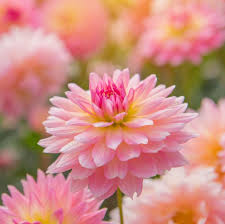
#> input picture DIP_burge/assets/flower.jpg, 225 x 224 px, found by its file name
$ jupyter execute --allow-errors filter.ipynb
#> lines starting #> are read from the running program, lines starting #| are printed output that depends on the picture
ref. https://sandipanweb.wordpress.com/2017/05/12/some-image-processing-and-computational-photography-convolution-and-filtering-in-python/

[cell 1]
import cv2
import matplotlib.pyplot as plt
import numpy as np
import os
import math
import seaborn as sns
from scipy import signal
from matplotlib.colors import LogNorm, Normalize

[cell 2]
img_path = "D:\image_processing_practice\DIP_gonzalez\DIP3E_Problem_Figures\CH03_Problem_Figures\FigP0321(a).tif"

[cell 3]
def make_gauss_kernel_1d(extra_size, sigma):
#> called with extra_size = 1.67, sigma = 3
    center = (int)(extra_size*sigma) # avoid visible truncation error
    # center = sigma
    h = np.zeros(2*center+1).astype(float)
    variance = sigma ** 2
    for i in range(h.shape[0]):
        r = center - i
        h[i] = math.exp(-0.5*(r*r)/(variance))
    return h

[cell 4]
sd = 3
gaussian_1d_a = np.expand_dims(make_gauss_kernel_1d(5/3, sd), axis=1)
gaussian_1d_b = np.expand_dims(make_gauss_kernel_1d(5/3, sd), axis=1)
gaussian_2d = gaussian_1d_a @ gaussian_1d_b.T
print(gaussian_2d.shape)

[cell 5]
plt.figure(figsize = (15,8))
sns.heatmap(gaussian_2d/50, annot=True, fmt='.3f')
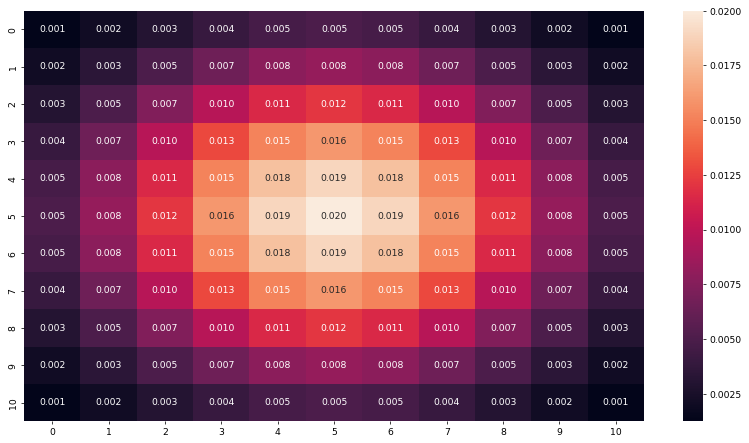
#> figure drawn by matplotlib, 2 panels

## Check whether gaussian_2d is a linear filter.

[cell 6]
dirac_delta_2d = signal.unit_impulse((11,11),"mid")

[cell 7]
impulse_response = signal.convolve2d(dirac_delta_2d, gaussian_2d, mode="same")

[cell 8]
np.allclose(impulse_response, gaussian_2d) # gaussian_2d is a linear filter

[cell 9]
# [6 lines of commented-out code are left out]

## Image Smoothing

#> (a cell that did not finish here is left out)

#> (a cell that did not finish here is left out)

#> (a cell that did not finish here is left out)

#> (a cell that did not finish here is left out)

## Image Sharpening

[cell 14]
double_scaled_dirac_2d = 2*dirac_delta_2d
sharpen_gaussian_2d = double_scaled_dirac_2d - (gaussian_2d/50)

[cell 15]
plt.figure(figsize = (10,5))
sns.heatmap(sharpen_gaussian_2d, annot=True, fmt='.3f')
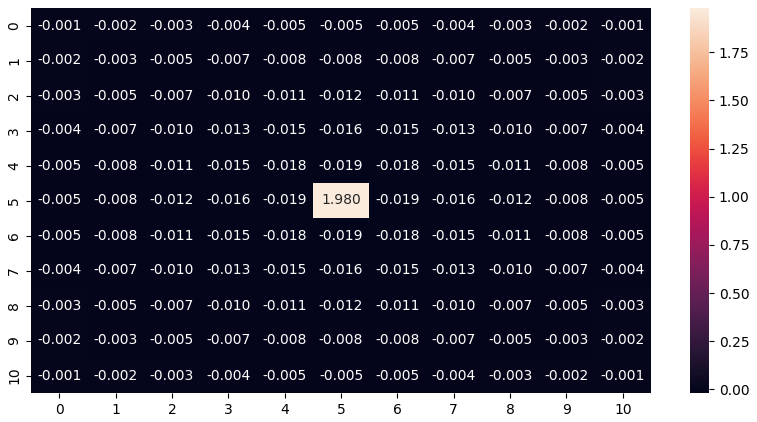
#> figure drawn by matplotlib, 2 panels

#> (a cell that did not finish here is left out)

#> (a cell that did not finish here is left out)

## Play with Flower

https://stackoverflow.com/questions/58383477/how-to-create-a-python-convolution-kernel

[cell 18]
flower = plt.imread(r"D:\image_processing_practice\code_practice\DIP_burge\assets\flower.jpg")
#> flower is the input picture: shape (224, 225, 3); mean R, G, B 206.6, 140.2, 130.9
plt.imshow(flower)
plt.show()

[cell 19]
sharpened_flower = cv2.filter2D(flower, -1, sharpen_gaussian_2d, borderType=cv2.BORDER_CONSTANT)
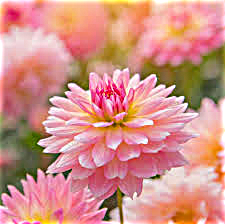
#> sharpened_flower: shape (224, 225, 3); mean R, G, B 210.3, 144.5, 134.9
print(sharpened_flower.shape)
#| (224, 225, 3)
plt.imshow(sharpened_flower)
plt.show()

[cell 20]
smooth_flower = cv2.filter2D(flower, -1, gaussian_2d/50, borderType=cv2.BORDER_CONSTANT)
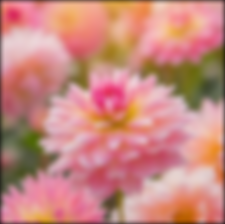
#> smooth_flower: shape (224, 225, 3); mean R, G, B 200.3, 135.9, 127
print(smooth_flower.shape)
#| (224, 225, 3)
plt.imshow(smooth_flower)
plt.show()

[cell 21]
pre_smooth_flower = cv2.filter2D(flower, -1, gaussian_1d_a/np.sqrt(50), borderType=cv2.BORDER_CONSTANT)
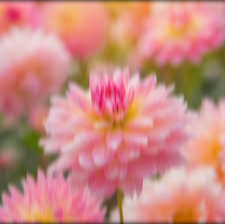
#> pre_smooth_flower: shape (224, 225, 3); mean R, G, B 203.2, 138, 128.9
post_smooth_flower = cv2.filter2D(pre_smooth_flower, -1, (gaussian_1d_b.T)/np.sqrt(50), borderType=cv2.BORDER_CONSTANT)
print(post_smooth_flower.shape)
#| (224, 225, 3)
plt.imshow(post_smooth_flower)
plt.show()

[cell 22]
# Test the x/y separability and linearity of convolution
# allow atol=1 to compensate rounding problem
np.allclose(post_smooth_flower, smooth_flower, atol=1)
#> Out = True
